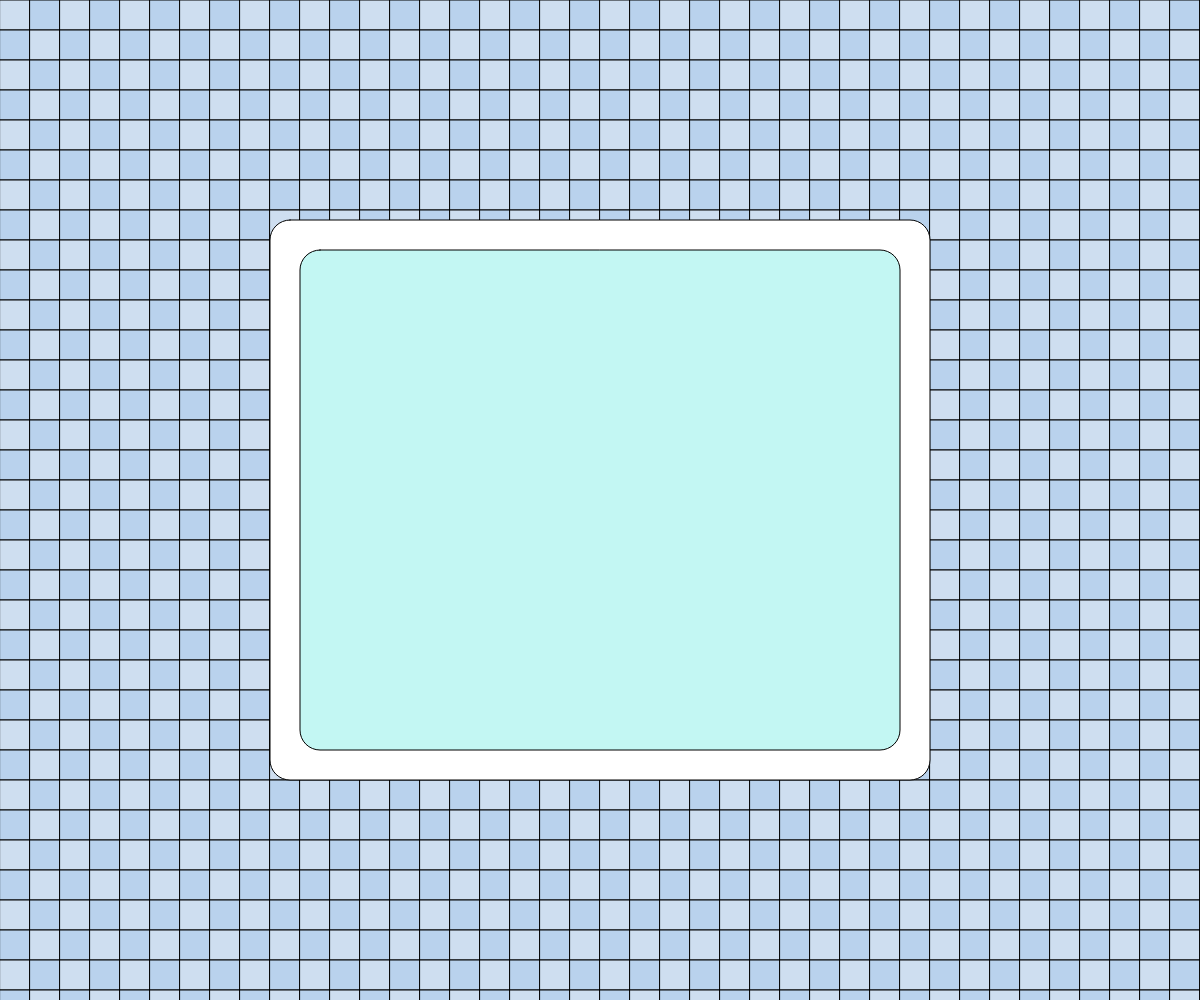
Frame 1 (no input)
Frame 60 (no input): identical to frame 1, image omitted
Frame 120 (the mouse pressed at the canvas centre since frame 60): identical to frame 1, image omitted

The p5.js sketch that drew this single still picture (run headless with seeded random() and noise() and a simulated clock; from frame 60 on, the mouse is pressed at the canvas centre):

// p5.js sketch
// ── sketch.js
// 最終課題を制作しよう
let balls;
let c;
let COLOR =["#c3f7f3", "#c3f7e2", "#c3f7cf", "#cff7c3", "#e0f7c3", "#f5f7c3"];

function setup(){
  createCanvas(windowWidth, windowHeight);
  tairutoohuro();
  c = 0;
  oyunoiro();
  balls = [];
}

function windowResized(){
  resizeCanvas(windowWidth, windowHeight);
}

function tairutoohuro(){
  for(let i = 0; i < 50; i++){
    for(let j = 0; j < 50; j++){
      if((i+j)%2==1){
        fill(185, 210, 237);
      }
      else{
        fill(206, 222, 240);
      }
      strokeWeight(1);
      rect(i*30,j*30,30,30);
    }
  }
  let A = 30;
  fill(255);
  rect(-A+(width/4),-A+(height/4),2*A+(width/2),2*A+(height/2),20);
}

function oyunoiro(){   
  fill(COLOR[c]);
  rect(width/4,height/4,width/2,height/2,20);
}

function nageire(){
  push();
  fill(247, 190, 20);
  noStroke();
  ellipse(width/2,height/2,50,50);
  pop();
  return true;
}

function isInside(b){
  return b.x > width/4+25 && b.x < 3*width/4-25 && b.y > height/4+25 && b.y < 3*height/4-25;
}

function awawa(){
  tairutoohuro(); 
  oyunoiro();
  fill(COLOR[5]);   
  // strokeWeight(0.3);
  if(balls.length <= 20){
    c = 0;
    strokeWeight(0.3);
  }
  if(balls.length <= 40){
    c = 1;
    strokeWeight(0.3);
  }
  else if(balls.length <= 60){
    c = 2;
    strokeWeight(0.2);
  }
  else if(balls.length <= 80){
    c = 3;
    strokeWeight(0.1);
  }
  else if(balls.length <= 100){
    c = 4;
    strokeWeight(0.05);
  }
  else if(balls.length <= 110){
    c = 5;
    strokeWeight(0);   
  }
  else if(balls.length > 110){
    strokeWeight(0);
    noLoop();
  }
  for(let i = 0; i < balls.length; i++){
    let b = balls[i];
    push();
    ellipse(b.x, b.y, b.size);
    pop();
    b.x += b.vx;
    b.y += b.vy;
  }
  let b = { 
    x: windowWidth/2,
    y: windowHeight/2, 
    size: random(10,40), 
    vx: random(-2,2), 
    vy: random(-2,2)
  };
  balls.push(b);
  balls = balls.filter(isInside);
}

function draw(){
  // if(keyIsPressed){
  //   if(key == " "){
  //     nageire();
  //     setTimeout(awawa,2000);
  //   }
  // }

  if(keyIsPressed){
    if(key == " "){
      nageire();
    }
  }
  setTimeout(awawa,2000);
}
  
